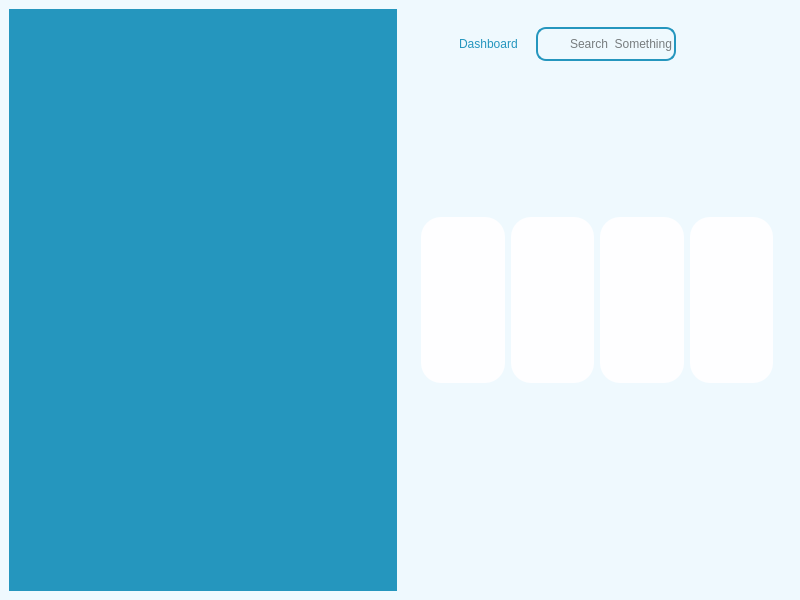
<?xml version="1.0" encoding="UTF-8"?>
<ui version="4.0">
 <class>MainWindow</class>
 <widget class="QMainWindow" name="MainWindow">
  <property name="geometry">
   <rect>
    <x>0</x>
    <y>0</y>
    <width>800</width>
    <height>600</height>
   </rect>
  </property>
  <property name="windowTitle">
   <string>MainWindow</string>
  </property>
  <widget class="QWidget" name="centralwidget">
   <property name="styleSheet">
    <string notr="true">*{
	color:#000;
	border: none;
}
#centralwidget {
	background-color: #eff9fe;
}

#leftMenu{
	background-color: #2596be;
}

QLineEdit {
	background: transparent;
}

#searchFrame{
	border-radius: 10px;
	border: 2px solid #2596be;
}

#appHeader {
	color: #2596be;
}

#card1, #card2, #card3, #card4 {
	background-color: #fefeff;
	border-radius: 20px;
}</string>
   </property>
   <layout class="QHBoxLayout" name="horizontalLayout">
    <item>
     <widget class="QWidget" name="leftMenu" native="true"/>
    </item>
    <item>
     <widget class="QWidget" name="mainBody" native="true">
      <layout class="QVBoxLayout" name="verticalLayout">
       <item alignment="Qt::AlignTop">
        <widget class="QWidget" name="headerFrame" native="true">
         <layout class="QHBoxLayout" name="horizontalLayout_2">
          <property name="spacing">
           <number>0</number>
          </property>
          <property name="leftMargin">
           <number>0</number>
          </property>
          <property name="topMargin">
           <number>0</number>
          </property>
          <property name="rightMargin">
           <number>0</number>
          </property>
          <property name="bottomMargin">
           <number>0</number>
          </property>
          <item alignment="Qt::AlignLeft">
           <widget class="QWidget" name="widget" native="true">
            <layout class="QHBoxLayout" name="horizontalLayout_3">
             <item>
              <widget class="QPushButton" name="menuBtn">
               <property name="text">
                <string/>
               </property>
               <property name="icon">
                <iconset resource="resources.qrc">
                 <normaloff>:/blueIcons/asserts/icons/blue/menu.png</normaloff>:/blueIcons/asserts/icons/blue/menu.png</iconset>
               </property>
               <property name="iconSize">
                <size>
                 <width>24</width>
                 <height>24</height>
                </size>
               </property>
              </widget>
             </item>
             <item>
              <widget class="QLabel" name="appHeader">
               <property name="text">
                <string>Dashboard</string>
               </property>
              </widget>
             </item>
            </layout>
           </widget>
          </item>
          <item alignment="Qt::AlignHCenter">
           <widget class="QWidget" name="widget_2" native="true">
            <layout class="QHBoxLayout" name="horizontalLayout_4">
             <item alignment="Qt::AlignTop">
              <widget class="QFrame" name="searchFrame">
               <property name="frameShape">
                <enum>QFrame::StyledPanel</enum>
               </property>
               <property name="frameShadow">
                <enum>QFrame::Raised</enum>
               </property>
               <layout class="QHBoxLayout" name="horizontalLayout_5">
                <property name="spacing">
                 <number>0</number>
                </property>
                <property name="leftMargin">
                 <number>0</number>
                </property>
                <property name="topMargin">
                 <number>0</number>
                </property>
                <property name="rightMargin">
                 <number>0</number>
                </property>
                <property name="bottomMargin">
                 <number>0</number>
                </property>
                <item>
                 <widget class="QLabel" name="label_2">
                  <property name="minimumSize">
                   <size>
                    <width>30</width>
                    <height>30</height>
                   </size>
                  </property>
                  <property name="maximumSize">
                   <size>
                    <width>30</width>
                    <height>30</height>
                   </size>
                  </property>
                  <property name="text">
                   <string/>
                  </property>
                  <property name="pixmap">
                   <pixmap resource="resources.qrc">:/blueIcons/asserts/icons/blue/search.png</pixmap>
                  </property>
                  <property name="scaledContents">
                   <bool>true</bool>
                  </property>
                 </widget>
                </item>
                <item>
                 <widget class="QLineEdit" name="lineEdit">
                  <property name="placeholderText">
                   <string notr="true">Search  Something</string>
                  </property>
                 </widget>
                </item>
               </layout>
              </widget>
             </item>
            </layout>
           </widget>
          </item>
          <item alignment="Qt::AlignRight">
           <widget class="QWidget" name="widget_3" native="true">
            <layout class="QHBoxLayout" name="horizontalLayout_6">
             <property name="spacing">
              <number>0</number>
             </property>
             <property name="leftMargin">
              <number>0</number>
             </property>
             <property name="topMargin">
              <number>0</number>
             </property>
             <property name="rightMargin">
              <number>0</number>
             </property>
             <property name="bottomMargin">
              <number>0</number>
             </property>
             <item>
              <widget class="QPushButton" name="accountBtn">
               <property name="text">
                <string/>
               </property>
               <property name="icon">
                <iconset resource="resources.qrc">
                 <normaloff>:/blueIcons/asserts/icons/blue/user.png</normaloff>:/blueIcons/asserts/icons/blue/user.png</iconset>
               </property>
               <property name="iconSize">
                <size>
                 <width>32</width>
                 <height>32</height>
                </size>
               </property>
              </widget>
             </item>
            </layout>
           </widget>
          </item>
         </layout>
        </widget>
       </item>
       <item>
        <widget class="QWidget" name="cardsFrame" native="true">
         <property name="minimumSize">
          <size>
           <width>160</width>
           <height>0</height>
          </size>
         </property>
         <layout class="QHBoxLayout" name="horizontalLayout_7">
          <item>
           <widget class="QFrame" name="card1">
            <property name="frameShape">
             <enum>QFrame::StyledPanel</enum>
            </property>
            <property name="frameShadow">
             <enum>QFrame::Raised</enum>
            </property>
           </widget>
          </item>
          <item>
           <widget class="QFrame" name="card2">
            <property name="frameShape">
             <enum>QFrame::StyledPanel</enum>
            </property>
            <property name="frameShadow">
             <enum>QFrame::Raised</enum>
            </property>
           </widget>
          </item>
          <item>
           <widget class="QFrame" name="card4">
            <property name="frameShape">
             <enum>QFrame::StyledPanel</enum>
            </property>
            <property name="frameShadow">
             <enum>QFrame::Raised</enum>
            </property>
           </widget>
          </item>
          <item>
           <widget class="QFrame" name="card3">
            <property name="frameShape">
             <enum>QFrame::StyledPanel</enum>
            </property>
            <property name="frameShadow">
             <enum>QFrame::Raised</enum>
            </property>
           </widget>
          </item>
         </layout>
        </widget>
       </item>
       <item>
        <widget class="QWidget" name="mainFrame" native="true"/>
       </item>
      </layout>
     </widget>
    </item>
   </layout>
  </widget>
 </widget>
 <resources>
  <include location="resources.qrc"/>
 </resources>
 <connections/>
</ui>
